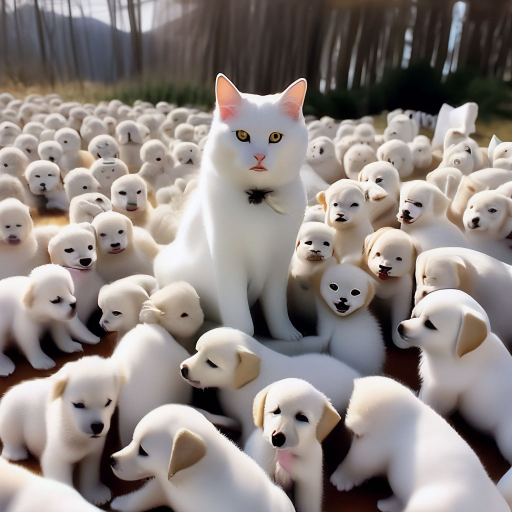
#> input picture 4 курс/Pattern Recognition Technologies And Methods/Lab2/images/3.jpeg, 1024 x 1024 px (shown at 1/2 size); its folder holds only this picture in this run
$ python process_all_images.py
#> lines starting #> are read from the running program, lines starting #| are printed output that depends on the picture
#> in process_images, img is the input picture: PIL image 1024x1024 RGB; mean R, G, B 140.3, 131.8, 128.2
import os
import subprocess
import glob
import tempfile
import shutil
from PIL import Image
import xml.etree.ElementTree as ET
import cv2
import numpy as np

MAX_SIDE = 640

# [43 lines left out: functions parse_voc_xml, visualize_gt_on_resized, not called in this run]

def resize_for_cpmc(img, max_side=MAX_SIDE):
#> called with max_side = 640
    w, h = img.size
#> w = 1024; h = 1024
    scale = max_side / max(w, h)
#> scale = 0.625
    if scale >= 1.0:
        return img.copy(), 1.0
    new_w = int(w * scale)
#> new_w = 640
    new_h = int(h * scale)
#> new_h = 640
    return img.resize((new_w, new_h), Image.LANCZOS), scale

def save_temp_resized(img_resized, original_basename):
    tmp_dir = tempfile.mkdtemp(prefix="cpmc_")
    tmp_path = os.path.join(tmp_dir, original_basename)
    img_resized.save(tmp_path, format="JPEG")
    return tmp_path, tmp_dir

def downscale_xml(xml_path, results_subdir, base, scale):
    """
    Масштабирует координаты в XML (xmin/ymin/xmax/ymax).
    Возвращает путь к scaled XML или None.
    """
    if not os.path.exists(xml_path) or scale >= 1.0:
        return None
    try:
        tree = ET.parse(xml_path)
        root = tree.getroot()
        size = root.find('size')
        if size is not None:
            width_node = size.find('width')
            height_node = size.find('height')
            try:
                width_node.text = str(int(int(width_node.text) * scale))
                height_node.text = str(int(int(height_node.text) * scale))
            except Exception:
                pass
        for obj in root.findall('object'):
            bndbox = obj.find('bndbox')
            for tag in ['xmin','ymin','xmax','ymax']:
                node = bndbox.find(tag)
                if node is not None:
                    node.text = str(int(float(node.text) * scale))
        scaled_xml_path = os.path.join(results_subdir, f"{base}_scaled.xml")
        tree.write(scaled_xml_path)
        return scaled_xml_path
    except Exception as e:
        print(f"Ошибка обработки XML: {e}")
        return None

def process_images():
    os.makedirs("results", exist_ok=True)
    image_files = glob.glob("images/*.jpg") + glob.glob("images/*.jpeg") + glob.glob("images/*.png")

    if not image_files:
        print("Нет изображений в папке 'images'!")
        return

    print(f"Найдено изображений: {len(image_files)}")

    for i, image_path in enumerate(sorted(image_files)):
        print(f"\n[{i+1}/{len(image_files)}] Обработка: {image_path}")
        base = os.path.splitext(os.path.basename(image_path))[0]
        results_subdir = os.path.join("results", base)
        os.makedirs(results_subdir, exist_ok=True)

        # 1. Загружаем изображение
        img = Image.open(image_path).convert("RGB")

        # 2. Уменьшаем только для CPMC
        img_resized, scale = resize_for_cpmc(img)
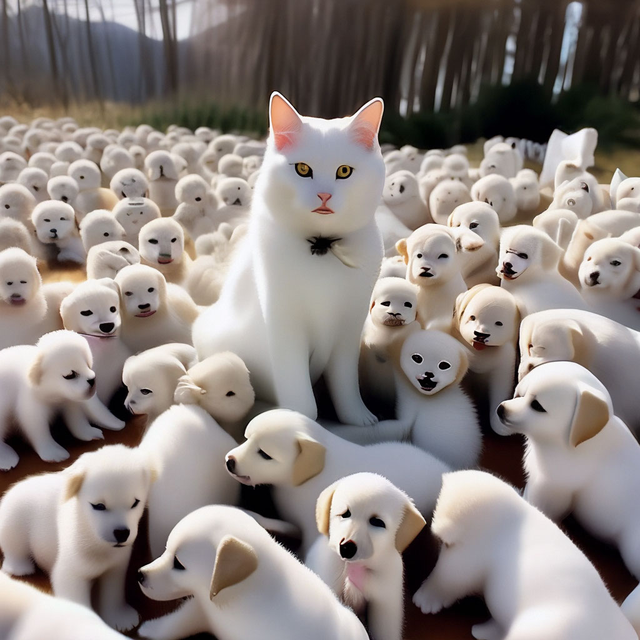
#> img_resized: PIL image 640x640 RGB; mean R, G, B 140.3, 131.8, 128.2
#> scale = 0.625

        # 3. Обрабатываем XML (оригинал лежит в images/<base>.xml)
        xml_path = os.path.join("images", f"{base}.xml")
        scaled_xml_path = downscale_xml(xml_path, results_subdir, base, scale)

        # 4. ВИЗУАЛИЗАЦИЯ GT НА УМЕНЬШЕННОМ ИЗОБРАЖЕНИИ (если есть)
        if scaled_xml_path and os.path.exists(scaled_xml_path):
            gt_boxes = parse_voc_xml(scaled_xml_path)
            if gt_boxes:
                # parse_voc_xml возвращает (xmin, ymin, xmax, ymax) — для визуализации используем этот формат
                gt_vis_path = os.path.join(results_subdir, f"{base}_resized_gt_visualization.jpg")
                visualize_gt_on_resized(img_resized, gt_boxes, gt_vis_path)

        # 5. Сохраняем во временную папку и запускаем CPMC
        tmp_resized_path, tmp_dir = save_temp_resized(img_resized, os.path.basename(image_path))
        try:
            subprocess.run([
                "python", "run_cpmc.py",
                tmp_resized_path,
                "--out", results_subdir,
                "--nseg", "1000",
                "--compact", "6",
                "--grid", "30",
                "--topk", "200",
                "--workers", "8"
            ], check=True)
        except subprocess.CalledProcessError as e:
            print(f"Ошибка CPMC: {e}")
        finally:
            shutil.rmtree(tmp_dir, ignore_errors=True)

    # Запускаем классификацию
    print("\nЗапуск классификации...")
    try:
        subprocess.run(["python", "classify_proposals.py"], check=True)
        print("Классификация завершена!")
    except subprocess.CalledProcessError as e:
        print(f"Ошибка классификации: {e}")

if __name__ == "__main__":
    process_images()
